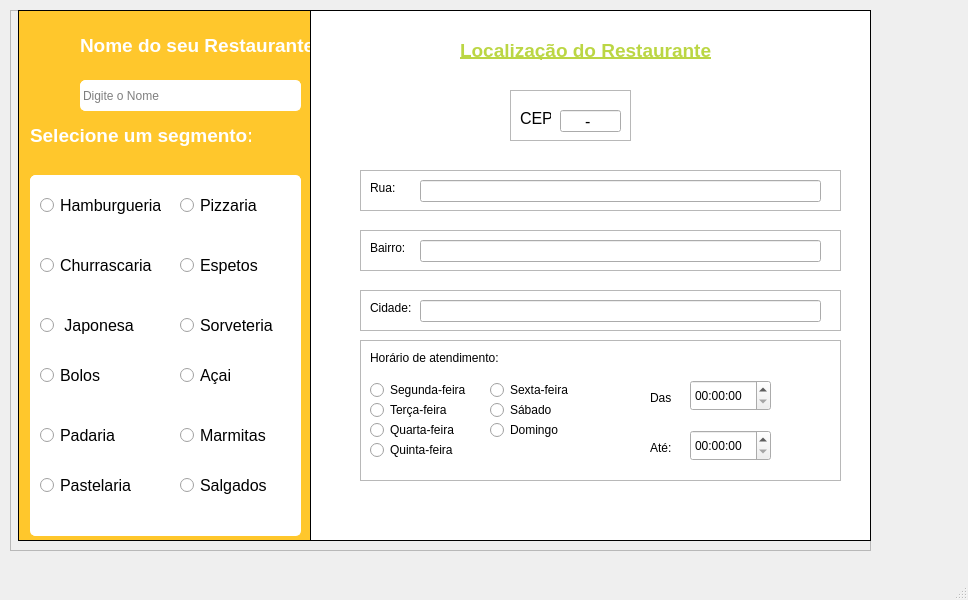
<?xml version="1.0" encoding="UTF-8"?>
<ui version="4.0">
 <class>MainWindow</class>
 <widget class="QMainWindow" name="MainWindow">
  <property name="geometry">
   <rect>
    <x>0</x>
    <y>0</y>
    <width>968</width>
    <height>600</height>
   </rect>
  </property>
  <property name="windowTitle">
   <string>MainWindow</string>
  </property>
  <widget class="QWidget" name="centralwidget">
   <widget class="QFrame" name="frame">
    <property name="geometry">
     <rect>
      <x>10</x>
      <y>10</y>
      <width>861</width>
      <height>541</height>
     </rect>
    </property>
    <property name="frameShape">
     <enum>QFrame::Shape::StyledPanel</enum>
    </property>
    <property name="frameShadow">
     <enum>QFrame::Shadow::Raised</enum>
    </property>
    <widget class="QLabel" name="label">
     <property name="geometry">
      <rect>
       <x>8</x>
       <y>0</y>
       <width>301</width>
       <height>531</height>
      </rect>
     </property>
     <property name="styleSheet">
      <string notr="true">background-color: rgb(255, 199, 44);
border: 1px solid black;</string>
     </property>
     <property name="text">
      <string/>
     </property>
    </widget>
    <widget class="QLabel" name="label_2">
     <property name="geometry">
      <rect>
       <x>10</x>
       <y>10</y>
       <width>51</width>
       <height>51</height>
      </rect>
     </property>
     <property name="text">
      <string/>
     </property>
     <property name="pixmap">
      <pixmap>../../Lanchonete/loja (2).png</pixmap>
     </property>
     <property name="scaledContents">
      <bool>true</bool>
     </property>
    </widget>
    <widget class="QLabel" name="label_3">
     <property name="geometry">
      <rect>
       <x>70</x>
       <y>20</y>
       <width>231</width>
       <height>31</height>
      </rect>
     </property>
     <property name="font">
      <font>
       <pointsize>14</pointsize>
       <bold>true</bold>
      </font>
     </property>
     <property name="styleSheet">
      <string notr="true">color: rgb(255, 255, 255);</string>
     </property>
     <property name="text">
      <string>Nome do seu Restaurante</string>
     </property>
    </widget>
    <widget class="QLineEdit" name="lineEdit">
     <property name="geometry">
      <rect>
       <x>70</x>
       <y>70</y>
       <width>221</width>
       <height>31</height>
      </rect>
     </property>
     <property name="styleSheet">
      <string notr="true">border: 1px solid white;
border-radius: 5px;</string>
     </property>
     <property name="placeholderText">
      <string>Digite o Nome </string>
     </property>
    </widget>
    <widget class="QLabel" name="label_4">
     <property name="geometry">
      <rect>
       <x>20</x>
       <y>110</y>
       <width>221</width>
       <height>31</height>
      </rect>
     </property>
     <property name="font">
      <font>
       <pointsize>14</pointsize>
       <bold>true</bold>
      </font>
     </property>
     <property name="styleSheet">
      <string notr="true">color: rgb(255, 255, 255);</string>
     </property>
     <property name="text">
      <string>Selecione um segmento:</string>
     </property>
    </widget>
    <widget class="QLabel" name="label_5">
     <property name="geometry">
      <rect>
       <x>20</x>
       <y>165</y>
       <width>271</width>
       <height>361</height>
      </rect>
     </property>
     <property name="styleSheet">
      <string notr="true">background-color: rgb(255, 255, 255);
border: 1px solid white;
border-radius: 5px;
</string>
     </property>
     <property name="text">
      <string/>
     </property>
    </widget>
    <widget class="QRadioButton" name="radioButton">
     <property name="geometry">
      <rect>
       <x>30</x>
       <y>180</y>
       <width>121</width>
       <height>31</height>
      </rect>
     </property>
     <property name="font">
      <font>
       <pointsize>12</pointsize>
      </font>
     </property>
     <property name="text">
      <string>Hamburgueria</string>
     </property>
    </widget>
    <widget class="QRadioButton" name="radioButton_2">
     <property name="geometry">
      <rect>
       <x>170</x>
       <y>180</y>
       <width>111</width>
       <height>31</height>
      </rect>
     </property>
     <property name="font">
      <font>
       <pointsize>12</pointsize>
      </font>
     </property>
     <property name="text">
      <string>Pizzaria</string>
     </property>
    </widget>
    <widget class="QRadioButton" name="radioButton_3">
     <property name="geometry">
      <rect>
       <x>170</x>
       <y>240</y>
       <width>111</width>
       <height>31</height>
      </rect>
     </property>
     <property name="font">
      <font>
       <pointsize>12</pointsize>
      </font>
     </property>
     <property name="text">
      <string>Espetos</string>
     </property>
    </widget>
    <widget class="QRadioButton" name="radioButton_4">
     <property name="geometry">
      <rect>
       <x>30</x>
       <y>240</y>
       <width>121</width>
       <height>31</height>
      </rect>
     </property>
     <property name="font">
      <font>
       <pointsize>12</pointsize>
      </font>
     </property>
     <property name="text">
      <string>Churrascaria</string>
     </property>
    </widget>
    <widget class="QRadioButton" name="radioButton_5">
     <property name="geometry">
      <rect>
       <x>170</x>
       <y>300</y>
       <width>111</width>
       <height>31</height>
      </rect>
     </property>
     <property name="font">
      <font>
       <pointsize>12</pointsize>
      </font>
     </property>
     <property name="text">
      <string>Sorveteria</string>
     </property>
    </widget>
    <widget class="QRadioButton" name="radioButton_6">
     <property name="geometry">
      <rect>
       <x>170</x>
       <y>350</y>
       <width>111</width>
       <height>31</height>
      </rect>
     </property>
     <property name="font">
      <font>
       <pointsize>12</pointsize>
      </font>
     </property>
     <property name="text">
      <string>Açai</string>
     </property>
    </widget>
    <widget class="QRadioButton" name="radioButton_7">
     <property name="geometry">
      <rect>
       <x>30</x>
       <y>300</y>
       <width>151</width>
       <height>31</height>
      </rect>
     </property>
     <property name="font">
      <font>
       <pointsize>12</pointsize>
      </font>
     </property>
     <property name="text">
      <string> Japonesa</string>
     </property>
    </widget>
    <widget class="QRadioButton" name="radioButton_8">
     <property name="geometry">
      <rect>
       <x>30</x>
       <y>350</y>
       <width>111</width>
       <height>31</height>
      </rect>
     </property>
     <property name="font">
      <font>
       <pointsize>12</pointsize>
      </font>
     </property>
     <property name="text">
      <string>Bolos</string>
     </property>
    </widget>
    <widget class="QRadioButton" name="radioButton_9">
     <property name="geometry">
      <rect>
       <x>170</x>
       <y>410</y>
       <width>111</width>
       <height>31</height>
      </rect>
     </property>
     <property name="font">
      <font>
       <pointsize>12</pointsize>
      </font>
     </property>
     <property name="text">
      <string>Marmitas</string>
     </property>
    </widget>
    <widget class="QRadioButton" name="radioButton_10">
     <property name="geometry">
      <rect>
       <x>30</x>
       <y>410</y>
       <width>111</width>
       <height>31</height>
      </rect>
     </property>
     <property name="font">
      <font>
       <pointsize>12</pointsize>
      </font>
     </property>
     <property name="text">
      <string>Padaria</string>
     </property>
    </widget>
    <widget class="QRadioButton" name="radioButton_11">
     <property name="geometry">
      <rect>
       <x>30</x>
       <y>460</y>
       <width>111</width>
       <height>31</height>
      </rect>
     </property>
     <property name="font">
      <font>
       <pointsize>12</pointsize>
      </font>
     </property>
     <property name="text">
      <string>Pastelaria</string>
     </property>
    </widget>
    <widget class="QRadioButton" name="radioButton_12">
     <property name="geometry">
      <rect>
       <x>170</x>
       <y>460</y>
       <width>89</width>
       <height>31</height>
      </rect>
     </property>
     <property name="font">
      <font>
       <pointsize>12</pointsize>
      </font>
     </property>
     <property name="text">
      <string>Salgados</string>
     </property>
    </widget>
    <widget class="QLabel" name="localizaao">
     <property name="geometry">
      <rect>
       <x>300</x>
       <y>0</y>
       <width>561</width>
       <height>531</height>
      </rect>
     </property>
     <property name="styleSheet">
      <string notr="true">background-color: rgb(248, 157, 14);
background-color: rgb(255, 255, 255);
border: 1px solid black;</string>
     </property>
     <property name="text">
      <string/>
     </property>
    </widget>
    <widget class="QLabel" name="nome_localizaao">
     <property name="geometry">
      <rect>
       <x>450</x>
       <y>30</y>
       <width>251</width>
       <height>20</height>
      </rect>
     </property>
     <property name="font">
      <font>
       <pointsize>14</pointsize>
       <bold>true</bold>
       <underline>true</underline>
      </font>
     </property>
     <property name="styleSheet">
      <string notr="true">color: rgb(187, 214, 68);
</string>
     </property>
     <property name="text">
      <string>Localização do Restaurante</string>
     </property>
    </widget>
    <widget class="QFrame" name="cpf">
     <property name="geometry">
      <rect>
       <x>500</x>
       <y>80</y>
       <width>121</width>
       <height>51</height>
      </rect>
     </property>
     <property name="frameShape">
      <enum>QFrame::Shape::StyledPanel</enum>
     </property>
     <property name="frameShadow">
      <enum>QFrame::Shadow::Raised</enum>
     </property>
     <widget class="QLabel" name="cpf_text">
      <property name="geometry">
       <rect>
        <x>10</x>
        <y>20</y>
        <width>31</width>
        <height>16</height>
       </rect>
      </property>
      <property name="font">
       <font>
        <pointsize>12</pointsize>
       </font>
      </property>
      <property name="text">
       <string>CEP:</string>
      </property>
     </widget>
     <widget class="QLineEdit" name="respcep">
      <property name="geometry">
       <rect>
        <x>50</x>
        <y>20</y>
        <width>61</width>
        <height>22</height>
       </rect>
      </property>
      <property name="font">
       <font>
        <pointsize>12</pointsize>
       </font>
      </property>
      <property name="inputMask">
       <string>00000-000</string>
      </property>
     </widget>
    </widget>
    <widget class="QFrame" name="rua">
     <property name="geometry">
      <rect>
       <x>350</x>
       <y>160</y>
       <width>481</width>
       <height>41</height>
      </rect>
     </property>
     <property name="frameShape">
      <enum>QFrame::Shape::StyledPanel</enum>
     </property>
     <property name="frameShadow">
      <enum>QFrame::Shadow::Raised</enum>
     </property>
     <widget class="QLabel" name="rua_n">
      <property name="geometry">
       <rect>
        <x>10</x>
        <y>10</y>
        <width>49</width>
        <height>16</height>
       </rect>
      </property>
      <property name="text">
       <string>Rua:</string>
      </property>
     </widget>
     <widget class="QLineEdit" name="resp_rua">
      <property name="geometry">
       <rect>
        <x>60</x>
        <y>10</y>
        <width>401</width>
        <height>22</height>
       </rect>
      </property>
     </widget>
    </widget>
    <widget class="QFrame" name="Bairro">
     <property name="geometry">
      <rect>
       <x>350</x>
       <y>220</y>
       <width>481</width>
       <height>41</height>
      </rect>
     </property>
     <property name="frameShape">
      <enum>QFrame::Shape::StyledPanel</enum>
     </property>
     <property name="frameShadow">
      <enum>QFrame::Shadow::Raised</enum>
     </property>
     <widget class="QLabel" name="bairro_tex">
      <property name="geometry">
       <rect>
        <x>10</x>
        <y>10</y>
        <width>49</width>
        <height>16</height>
       </rect>
      </property>
      <property name="text">
       <string>Bairro:</string>
      </property>
     </widget>
     <widget class="QLineEdit" name="resp_bairro">
      <property name="geometry">
       <rect>
        <x>60</x>
        <y>10</y>
        <width>401</width>
        <height>22</height>
       </rect>
      </property>
     </widget>
    </widget>
    <widget class="QFrame" name="cidade">
     <property name="geometry">
      <rect>
       <x>350</x>
       <y>280</y>
       <width>481</width>
       <height>41</height>
      </rect>
     </property>
     <property name="frameShape">
      <enum>QFrame::Shape::StyledPanel</enum>
     </property>
     <property name="frameShadow">
      <enum>QFrame::Shadow::Raised</enum>
     </property>
     <widget class="QLabel" name="cidade_text">
      <property name="geometry">
       <rect>
        <x>10</x>
        <y>10</y>
        <width>49</width>
        <height>16</height>
       </rect>
      </property>
      <property name="text">
       <string>Cidade:</string>
      </property>
     </widget>
     <widget class="QLineEdit" name="resp_cidade">
      <property name="geometry">
       <rect>
        <x>60</x>
        <y>10</y>
        <width>401</width>
        <height>22</height>
       </rect>
      </property>
     </widget>
    </widget>
    <widget class="QFrame" name="horarioatendimento">
     <property name="geometry">
      <rect>
       <x>350</x>
       <y>330</y>
       <width>481</width>
       <height>141</height>
      </rect>
     </property>
     <property name="frameShape">
      <enum>QFrame::Shape::StyledPanel</enum>
     </property>
     <property name="frameShadow">
      <enum>QFrame::Shadow::Raised</enum>
     </property>
     <widget class="QLabel" name="text_horario">
      <property name="geometry">
       <rect>
        <x>10</x>
        <y>10</y>
        <width>141</width>
        <height>16</height>
       </rect>
      </property>
      <property name="text">
       <string>Horário de atendimento:</string>
      </property>
     </widget>
     <widget class="QRadioButton" name="segunda">
      <property name="geometry">
       <rect>
        <x>10</x>
        <y>40</y>
        <width>101</width>
        <height>20</height>
       </rect>
      </property>
      <property name="text">
       <string>Segunda-feira</string>
      </property>
     </widget>
     <widget class="QRadioButton" name="tera">
      <property name="geometry">
       <rect>
        <x>10</x>
        <y>60</y>
        <width>89</width>
        <height>20</height>
       </rect>
      </property>
      <property name="text">
       <string>Terça-feira</string>
      </property>
     </widget>
     <widget class="QRadioButton" name="sexta">
      <property name="geometry">
       <rect>
        <x>130</x>
        <y>40</y>
        <width>89</width>
        <height>20</height>
       </rect>
      </property>
      <property name="text">
       <string>Sexta-feira</string>
      </property>
     </widget>
     <widget class="QRadioButton" name="quarta">
      <property name="geometry">
       <rect>
        <x>10</x>
        <y>80</y>
        <width>89</width>
        <height>20</height>
       </rect>
      </property>
      <property name="text">
       <string>Quarta-feira</string>
      </property>
     </widget>
     <widget class="QRadioButton" name="quinnta">
      <property name="geometry">
       <rect>
        <x>10</x>
        <y>100</y>
        <width>89</width>
        <height>20</height>
       </rect>
      </property>
      <property name="text">
       <string>Quinta-feira</string>
      </property>
     </widget>
     <widget class="QRadioButton" name="sbado">
      <property name="geometry">
       <rect>
        <x>130</x>
        <y>60</y>
        <width>89</width>
        <height>20</height>
       </rect>
      </property>
      <property name="text">
       <string>Sábado</string>
      </property>
     </widget>
     <widget class="QRadioButton" name="domingo">
      <property name="geometry">
       <rect>
        <x>130</x>
        <y>80</y>
        <width>89</width>
        <height>20</height>
       </rect>
      </property>
      <property name="text">
       <string>Domingo</string>
      </property>
     </widget>
     <widget class="QTimeEdit" name="inicioatendi">
      <property name="geometry">
       <rect>
        <x>330</x>
        <y>40</y>
        <width>81</width>
        <height>31</height>
       </rect>
      </property>
      <property name="accelerated">
       <bool>false</bool>
      </property>
      <property name="minimumDateTime">
       <datetime>
        <hour>0</hour>
        <minute>0</minute>
        <second>0</second>
        <year>1999</year>
        <month>12</month>
        <day>31</day>
       </datetime>
      </property>
      <property name="minimumTime">
       <time>
        <hour>0</hour>
        <minute>0</minute>
        <second>0</second>
       </time>
      </property>
     </widget>
     <widget class="QLabel" name="dashora">
      <property name="geometry">
       <rect>
        <x>290</x>
        <y>50</y>
        <width>21</width>
        <height>16</height>
       </rect>
      </property>
      <property name="text">
       <string>Das:</string>
      </property>
     </widget>
     <widget class="QLabel" name="label_1atehora4">
      <property name="geometry">
       <rect>
        <x>290</x>
        <y>100</y>
        <width>31</width>
        <height>16</height>
       </rect>
      </property>
      <property name="text">
       <string>Até:</string>
      </property>
     </widget>
     <widget class="QTimeEdit" name="fimatendi">
      <property name="geometry">
       <rect>
        <x>330</x>
        <y>90</y>
        <width>81</width>
        <height>31</height>
       </rect>
      </property>
      <property name="accelerated">
       <bool>false</bool>
      </property>
     </widget>
    </widget>
   </widget>
  </widget>
  <widget class="QMenuBar" name="menubar">
   <property name="geometry">
    <rect>
     <x>0</x>
     <y>0</y>
     <width>968</width>
     <height>22</height>
    </rect>
   </property>
  </widget>
  <widget class="QStatusBar" name="statusbar"/>
 </widget>
 <resources/>
 <connections/>
</ui>
